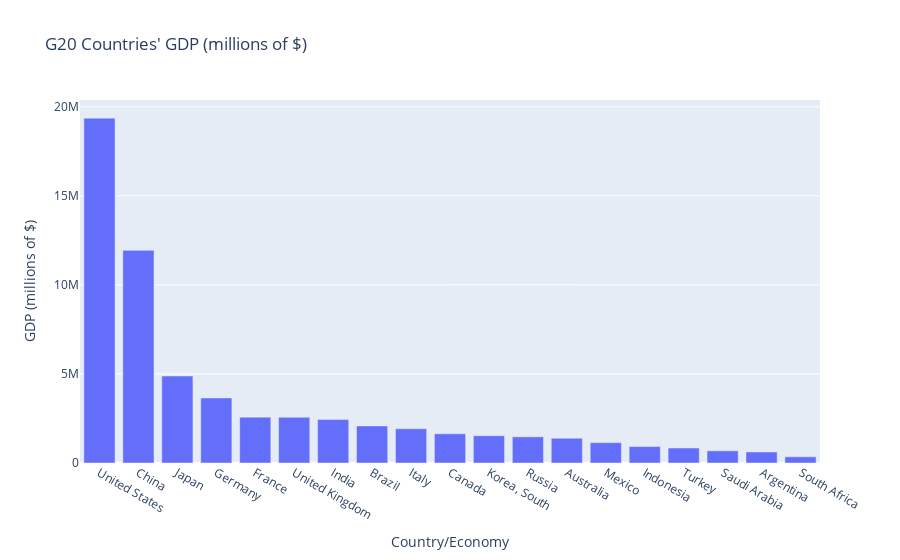
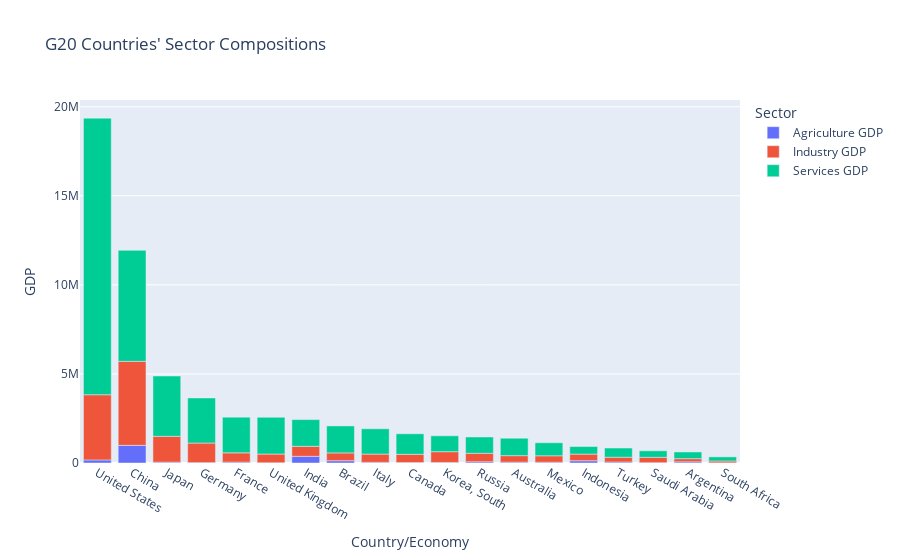

The notebook cell these images were saved under, in order:
### Code cell
gdp_chart = px.bar(g20_data, x="Country/Economy", y="GDP (millions of $)", title="G20 Countries' GDP (millions of $)")
gdp_chart.show()

# Reshape the data for sector compositions
g20_data_melted = g20_data.melt(id_vars="Country/Economy", value_vars=["Agriculture GDP", "Industry GDP", "Services GDP"], 
                                var_name="Sector", value_name="GDP")

# Create a bar chart for sector compositions
sector_chart = px.bar(g20_data_melted, x="Country/Economy", y="GDP", color="Sector",
                title="G20 Countries' Sector Compositions")
sector_chart.show()

### Figure 1 — Plotly figure (JSON) as saved in the notebook; plotly's stock layout.template omitted (floating-point values rounded to 4 significant figures)
{"data": [{"alignmentgroup": "True", "hovertemplate": "Country/Economy=%{x}<br>GDP (millions of $)=%{y}<extra></extra>", "legendgroup": "", "marker": {"color": "#636efa", "pattern": {"shape": ""}}, "name": "", "offsetgroup": "", "orientation": "v", "showlegend": false, "textposition": "auto", "type": "bar", "x": ["United States", "China", "Japan", "Germany", "France", "United Kingdom", "India", "Brazil", "Italy", "Canada", "Korea, South", "Russia", "Australia", "Mexico", "Indonesia", "Turkey", "Saudi Arabia", "Argentina", "South Africa"], "xaxis": "x", "y": [19360000, 11940000, 4884000, 3652000, 2575000, 2565000, 2439000, 2081000, 1921000, 1640000, 1530000, 1469000, 1390000, 1142000, 923300, 841200, 683700, 619900, 344100], "yaxis": "y"}], "layout": {"barmode": "relative", "legend": {"tracegroupgap": 0}, "title": {"text": "G20 Countries' GDP (millions of $)"}, "xaxis": {"anchor": "y", "domain": [0, 1], "title": {"text": "Country/Economy"}}, "yaxis": {"anchor": "x", "domain": [0, 1], "title": {"text": "GDP (millions of $)"}}}}

### Figure 2 — Plotly figure (JSON) as saved in the notebook; plotly's stock layout.template omitted (floating-point values rounded to 4 significant figures)
{"data": [{"alignmentgroup": "True", "hovertemplate": "Sector=Agriculture GDP<br>Country/Economy=%{x}<br>GDP=%{y}<extra></extra>", "legendgroup": "Agriculture GDP", "marker": {"color": "#636efa", "pattern": {"shape": ""}}, "name": "Agriculture GDP", "offsetgroup": "Agriculture GDP", "orientation": "v", "showlegend": true, "textposition": "auto", "type": "bar", "x": ["United States", "China", "Japan", "Germany", "France", "United Kingdom", "India", "Brazil", "Italy", "Canada", "Korea, South", "Russia", "Australia", "Mexico", "Indonesia", "Turkey", "Saudi Arabia", "Argentina", "South Africa"], "xaxis": "x", "y": [174240, 991020, 48840, 21912, 51500, 15390, 375606, 129022, 40341, 27880, 33660, 69043, 50040, 44538, 128339, 56360, 17776, 67569, 9635], "yaxis": "y"}, {"alignmentgroup": "True", "hovertemplate": "Sector=Industry GDP<br>Country/Economy=%{x}<br>GDP=%{y}<extra></extra>", "legendgroup": "Industry GDP", "marker": {"color": "#EF553B", "pattern": {"shape": ""}}, "name": "Industry GDP", "offsetgroup": "Industry GDP", "orientation": "v", "showlegend": true, "textposition": "auto", "type": "bar", "x": ["United States", "China", "Japan", "Germany", "France", "United Kingdom", "India", "Brazil", "Italy", "Canada", "Korea, South", "Russia", "Australia", "Mexico", "Indonesia", "Turkey", "Saudi Arabia", "Argentina", "South Africa"], "xaxis": "x", "y": [3659040, 4716300, 1450548, 1099252, 517575, 487350, 560970, 437010, 461040, 460840, 601290, 475956, 362790, 360872, 372090, 267502, 302195, 174812, 102198], "yaxis": "y"}, {"alignmentgroup": "True", "hovertemplate": "Sector=Services GDP<br>Country/Economy=%{x}<br>GDP=%{y}<extra></extra>", "legendgroup": "Services GDP", "marker": {"color": "#00cc96", "pattern": {"shape": ""}}, "name": "Services GDP", "offsetgroup": "Services GDP", "orientation": "v", "showlegend": true, "textposition": "auto", "type": "bar", "x": ["United States", "China", "Japan", "Germany", "France", "United Kingdom", "India", "Brazil", "Italy", "Canada", "Korea, South", "Russia", "Australia", "Mexico", "Indonesia", "Turkey", "Saudi Arabia", "Argentina", "South Africa"], "xaxis": "x", "y": [15526720, 6232680, 3384612, 2530836, 2005925, 2062260, 1499985, 1514968, 1419619, 1151280, 891990, 915187, 977170, 730880, 423795, 516497, 363728, 377519, 232268], "yaxis": "y"}], "layout": {"barmode": "relative", "legend": {"title": {"text": "Sector"}, "tracegroupgap": 0}, "title": {"text": "G20 Countries' Sector Compositions"}, "xaxis": {"anchor": "y", "domain": [0, 1], "title": {"text": "Country/Economy"}}, "yaxis": {"anchor": "x", "domain": [0, 1], "title": {"text": "GDP"}}}}
